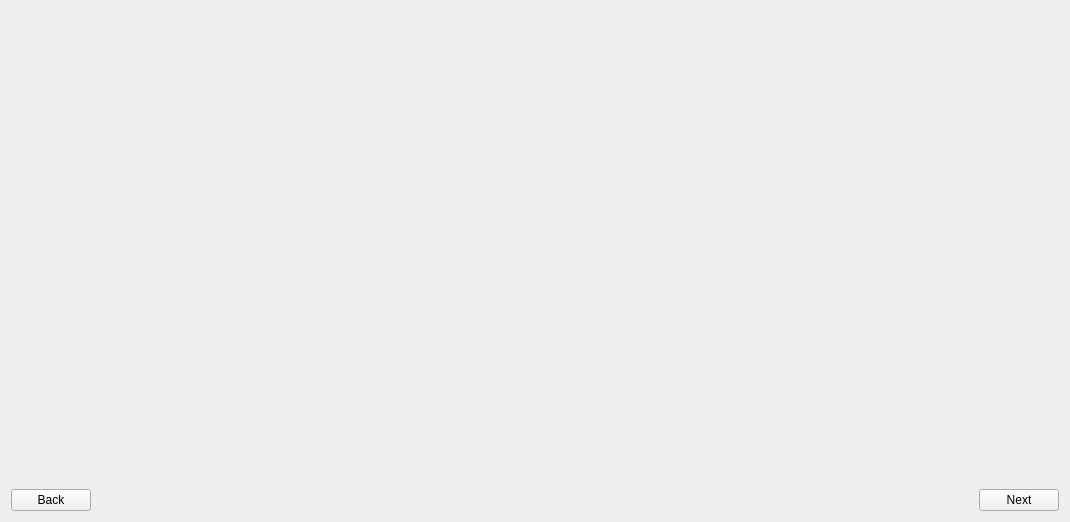
<?xml version="1.0" encoding="UTF-8"?>
<ui version="4.0">
 <class>MotorDataWidget</class>
 <widget class="QWidget" name="MotorDataWidget">
  <property name="geometry">
   <rect>
    <x>0</x>
    <y>0</y>
    <width>1070</width>
    <height>522</height>
   </rect>
  </property>
  <property name="windowTitle">
   <string>Form</string>
  </property>
  <layout class="QVBoxLayout" name="verticalLayout">
   <item alignment="Qt::AlignHCenter">
    <widget class="CollectionEditor" name="motorData" native="true">
     <property name="minimumSize">
      <size>
       <width>500</width>
       <height>0</height>
      </size>
     </property>
     <property name="maximumSize">
      <size>
       <width>500</width>
       <height>16777215</height>
      </size>
     </property>
    </widget>
   </item>
   <item>
    <spacer name="verticalSpacer">
     <property name="orientation">
      <enum>Qt::Vertical</enum>
     </property>
     <property name="sizeHint" stdset="0">
      <size>
       <width>20</width>
       <height>40</height>
      </size>
     </property>
    </spacer>
   </item>
   <item>
    <layout class="QHBoxLayout" name="horizontalLayout_2">
     <property name="bottomMargin">
      <number>0</number>
     </property>
     <item>
      <widget class="QPushButton" name="pushButtonBack">
       <property name="text">
        <string>Back</string>
       </property>
      </widget>
     </item>
     <item>
      <spacer name="horizontalSpacer">
       <property name="orientation">
        <enum>Qt::Horizontal</enum>
       </property>
       <property name="sizeHint" stdset="0">
        <size>
         <width>40</width>
         <height>20</height>
        </size>
       </property>
      </spacer>
     </item>
     <item>
      <widget class="QPushButton" name="pushButtonNext">
       <property name="text">
        <string>Next</string>
       </property>
      </widget>
     </item>
    </layout>
   </item>
  </layout>
 </widget>
 <customwidgets>
  <customwidget>
   <class>CollectionEditor</class>
   <extends>QWidget</extends>
   <header location="global">pyFormGen.collectionEditor</header>
   <container>1</container>
  </customwidget>
 </customwidgets>
 <resources/>
 <connections/>
</ui>
